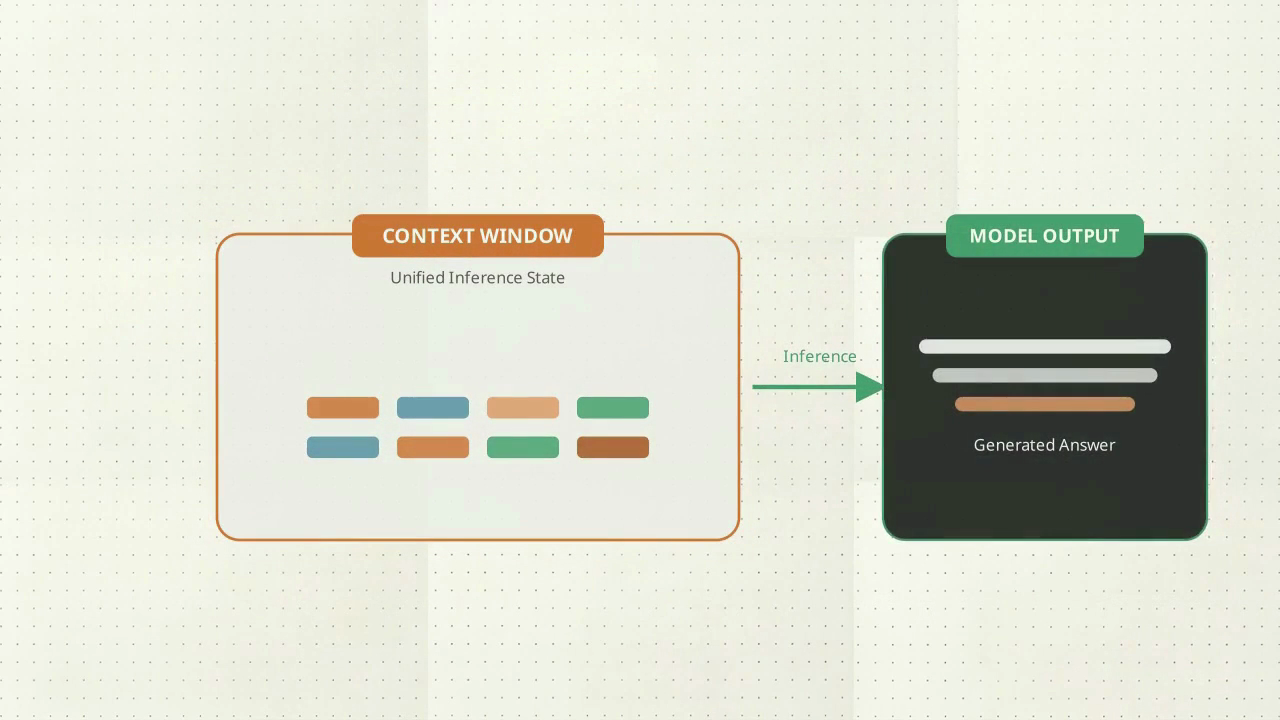
#> input picture video-audit/context-window-repair-2026-09-26/frames/f03240.png, 1280 x 720 px
$ python -i build_avoid_illustration_sync.py   (imports and definitions only)
#> lines starting #> are read from the running program, lines starting #| are printed output that depends on the picture; after the words box and inside, x2 and y2 are one past the last pixel; in counts of white or black regions, pixels touching at a corner belong together
"""Illustration-only retrofit of frozen shipped baselines; no live/lesson writes.

Each full candidate is a single-pass concat from the approved baseline and
lossless replacement legs (RETROFIT-PLAYBOOK section 4), never another candidate.
Approved audio is packet-copied unchanged. Review reels are disposable previews.
"""
from pathlib import Path
import sys,json,hashlib,subprocess,concurrent.futures,argparse
import cv2,numpy as np
R=Path(__file__).resolve().parents[2]
sys.path.insert(0,str(R/'scripts/video'))
import build_work_changes_hybrid as v
# [1 line that did not run here, left out]
BASE=R/'video-audit/avoid-traps-illustration-sync-2026-09-08'
AUDIT=BASE/'batch'
REVISION=''
P,B,T,A,H='#4f2fc4','#1652f0','#0e8f86','#a9760c','#6e51ff'
sha=lambda p:hashlib.sha256(Path(p).read_bytes()).hexdigest()

def state(frame,label,rect=None,color=H,focus=None,move=0):
    return dict(frame=frame,label=label,rect=rect,color=color,focus=focus,move=move,
                color_source='none' if rect is None else 'neutral_video_purple' if color==H else 'card_locked_accent')
def gold_bounds(asset):
    im=cv2.imread(str(asset));h,w=im.shape[:2]
#> in gold_bounds, im is the input picture: shape (720, 1280, 3); mean B, G, R 206.2, 219.3, 217.1
#> after `h, w = im.shape[:2]`: h = 720; w = 1280
    hsv=cv2.cvtColor(im,cv2.COLOR_BGR2HSV)
#> hsv: shape (720, 1280, 3); mean H, S, V 37.5, 20.6, 221.1
    mask=cv2.inRange(hsv,np.array([15,45,170]),np.array([40,255,255]));mask[:int(h*.82)]=0
#> after `mask = cv2.inRange(hsv, np.array([15, 45, 170]), np.array([40, 255, 25`:
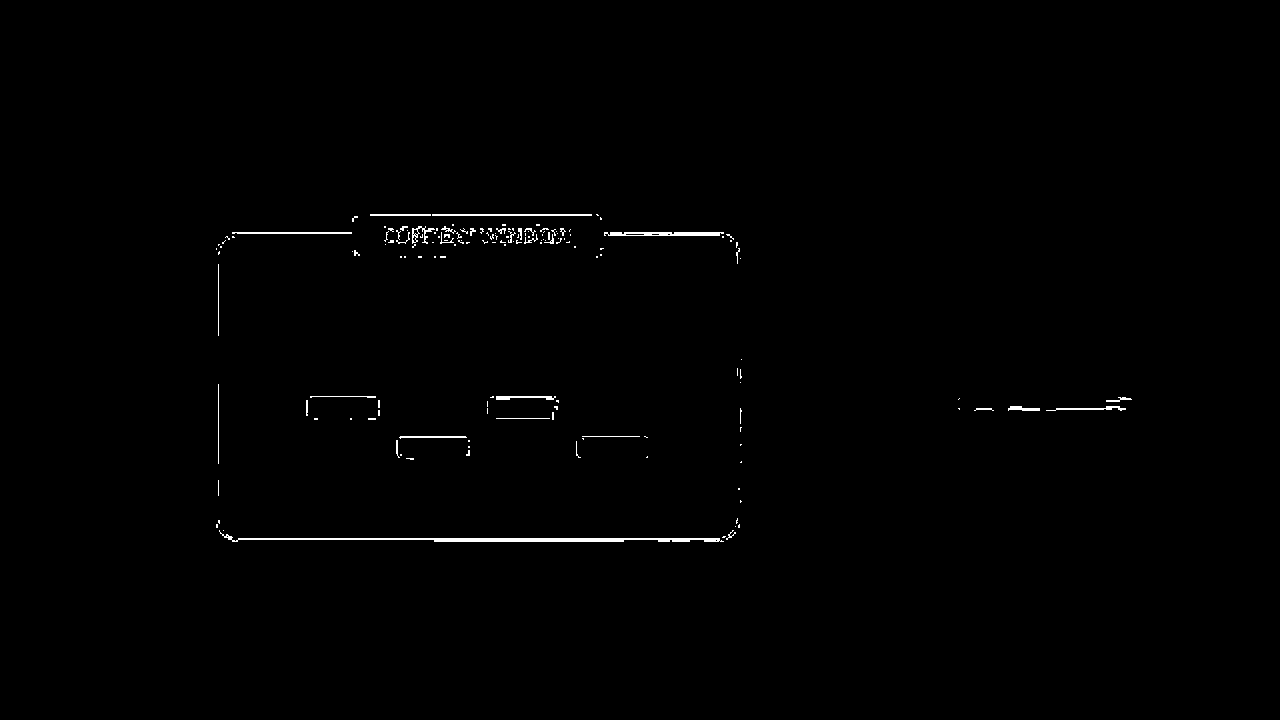
#> mask: shape (720, 1280); 0.55% white in thin lines or dots, all inside (x1, y1, x2, y2) = (216, 214, 1132, 542)
#> after `mask[:int(h * 0.82)] = 0`: mask: shape (720, 1280); 0.55% of pixels changed, all inside (x1, y1, x2, y2) = (216, 214, 1132, 542)
    _,_,stats,_=cv2.connectedComponentsWithStats(mask)
#> stats = [[0, 0, 1280, 720, 921600]]
    choices=[s for s in stats[1:] if s[2]>.8*w and s[3]>20]
#> choices = []
#> (the run stopped early here; a loop or call above may not have finished)
